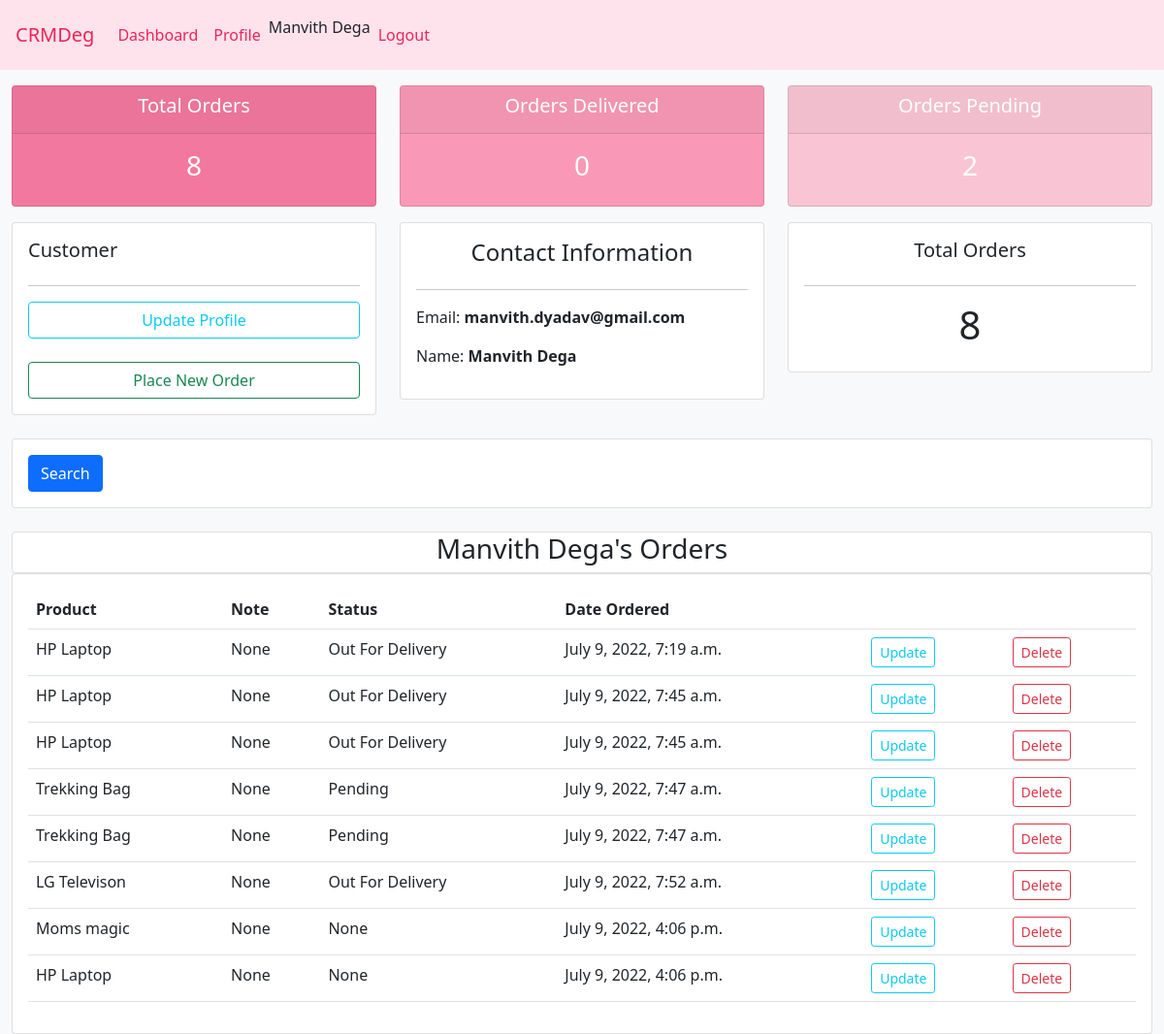
The app's page /userHome/ (signed in) with its own data.
### accounts/models.py (models this page shows, shortened)
class Customer(models.Model) :
    user = models.OneToOneField(User, null=True, on_delete=models.CASCADE)
    name = models.CharField(max_length=100, null=True)
    email = models.CharField(max_length=100, null=True)
    phone = models.CharField(max_length=100, null=True)
    date_created = models.DateTimeField(auto_now_add=True)

class Order(models.Model) :
    STATUS = (
        ('Pending', 'Pending'),
        ('Out For Delivery', 'Out For Delivery'),
        ('Delivered', 'Delivered'),
    )
    customer = models.ForeignKey(Customer, null=True, on_delete=models.SET_NULL)
    product = models.ForeignKey(Product, null=True, on_delete=models.SET_NULL)
    status = models.CharField(max_length=100, null=True, choices=STATUS)
    date_created = models.DateTimeField(auto_now_add=True)
    note = models.CharField(max_length=100, null=True, blank=False)

class Product(models.Model) :
    CATEGORY = (
        ('Indoor', 'Indoor'),
        ('Outdoor', 'Outdoor'),
    )
    name = models.CharField(max_length=100, null=True)
    price = models.FloatField(null=True)
    category = models.CharField(max_length=100, null=True, choices=CATEGORY)
    description = models.TextField(max_length=100, null=True, blank=True)
    date_created = models.DateTimeField(auto_now_add=True)
    tag = models.ManyToManyField(Tag)

### accounts/decorators.py (the view)
        def wrappper_func(request, *args, **kwargs) :
            user_group = None
            if request.user.groups.exists() :
                user_group = request.user.groups.all()[0].name
            if user_group in allowed_roles :
                return view(request, *args, **kwargs)
            else :
                return HttpResponse("You are not authorized to view this page!!!")

### accounts/views.py (called while the page is built)
@login_required(login_url='/login/')
@allowed_users(allowed_roles=['customer'])
def userHome(request) :
    context = {}
    user = request.user
    customer = user.customer
    orders = customer.order_set.all()
    total_orders = len(orders)
    delivered_orders = orders.filter(status="Delivered").count()
    pending_orders = orders.filter(status="Pending").count()
    context['user'] = user
    context['customer'] = customer
    context['orders'] = orders
    context['total_orders'] = total_orders
    context['delivered_orders'] = delivered_orders
    context['pending_orders'] = pending_orders
    return render(request, 'accounts/userHome.html', context)

### templates/accounts/userHome.html (shortened to what this page needs)
{% extends 'accounts/main.html' %}
{% block content %}
<div class="container-fluid">
    {% include 'accounts/status.html' %}
    <div class="row">
        <div class="col-md">
            <div class="card card-body">
                <h5>Customer</h5>
                <hr>
                <a href="{% url 'update-profile' %}" class="btn btn-outline-info btn-md btn-block">Update Profile</a>
                <br>
                <a href="{% url 'customer-create-order' customer.id %}" class="btn btn-outline-success btn-md btn-block">Place New Order</a>
            </div>
        </div>
        <div class="col-md">
            <div class="card card-body contact-info">
                <h4>Contact Information</h4>
                <hr>
                <p>Email: <span class="span-item">{{customer.email}}</span></p>
                <p>Name: <span class="span-item">{{customer.name}}</span></p>
            </div>
        </div>
        <div class="col-md">
            <div class="card card-body" style="text-align:center;">
                <h5>Total Orders</h5>
                <hr>
                <h1>{{total_orders}}</h1>
            </div>
        </div>
    </div>
    <br>
    <div class="row">
        <div class="col">
            <div class="card card-body">
                <form method="get">
                <button class="btn btn-primary" type="submit">Search</button>
              </form>
            </div>
        </div>
    </div>
    <br>
    <div class="row">
        <div class="col">
            <div class="card card-head" style="text-align:center;">
                <h3>{{customer.name}}'s Orders</h3>
            </div>
            <div class="card card-body">
                <table class="table">
                    <tr>
                        <th>Product</th>
                        <th>Note</th>
                        <th>Status</th>
                        <th>Date Ordered</th>
                        <th></th>
                        <th></th>
                    </tr>
                    {% for order in orders %}
                        <tr>
                            <td>{{order.product.name}}</td>
                            <td>{{order.note}}</td>
                            <td>{{order.status}}</td>
                            <td>{{order.date_created}}</td>
                            <th><a href="#" class="btn btn-outline-info btn-sm btn-block">Update</a></th>
                            <th><a href="#" class="btn btn-outline-danger btn-sm btn-block">Delete</a></th>
                        </tr>
                    {% endfor %}
                </table>
            </div>
        </div>
    </div>
</div>
{% endblock %}

### templates/accounts/navbar.html (shortened to what this page needs)
<nav class="navbar navbar-expand-lg navbar-light" style="padding: 1rem;">
    <a class="navbar-brand" href="#" style="color: rgb(236, 37, 90);">CRMDeg</a>
    <div class="collapse navbar-collapse" id="navbarNav">
        <ul class="navbar-nav">
            <li class="nav-item active">
                <a class="nav-link" href="{% url 'dashboard' %}">Dashboard</a>
            </li>
            {% if not user.is_staff %}
                <li class="nav-item">
                    <a class="nav-link" href="{% url 'update-profile' %}">Profile</a>
                </li>
            {% endif %}
            {% if request.user.is_authenticated %}
                <li class="nav-item">
                    <p>{{request.user.customer.name}}</p>
                </li>
                <li class="nav-item">
                    <a class="nav-link" href="{% url 'logout' %}">Logout</a>
                </li>
            {% else %}
                <li class="nav-item">
                    <a class="nav-link" href="{% url 'login' %}">Sign in</a>
                </li>
            {% endif %}
        </ul>
    </div>
</nav>

### static/css/main.css (style rules this page uses)
.container-fluid { margin-top: 1rem; }
.navbar { background-color: rgb(255, 227, 236); }
#navbarNav a { color: rgb(236, 37, 90); }
.contact-info { text-align: center; }
.contact-info p { text-align: left; }
.span-item { font-weight: bold; }

### records on screen
Customer: email "manvith.dyadav@gmail.com", name "Manvith Dega"
Order: product.name "HP Laptop", note "None", status "Out For Delivery", date_created "July 9, 2022, 7:19 a.m."
Order: product.name "HP Laptop", note "None", status "Out For Delivery", date_created "July 9, 2022, 7:45 a.m."
Order: product.name "HP Laptop", note "None", status "Out For Delivery", date_created "July 9, 2022, 7:45 a.m."
Order: product.name "Trekking Bag", note "None", status "Pending", date_created "July 9, 2022, 7:47 a.m."
Order: product.name "Trekking Bag", note "None", status "Pending", date_created "July 9, 2022, 7:47 a.m."
Order: product.name "LG Televison", note "None", status "Out For Delivery", date_created "July 9, 2022, 7:52 a.m."
Order: product.name "Moms magic", note "None", status "None", date_created "July 9, 2022, 4:06 p.m."
Order: product.name "HP Laptop", note "None", status "None", date_created "July 9, 2022, 4:06 p.m."

### other values on screen
{{ request.user.customer.name }} "Manvith Dega"
{{ total_orders }} "8"
{{ delivered_orders }} "0"
{{ pending_orders }} "2"
